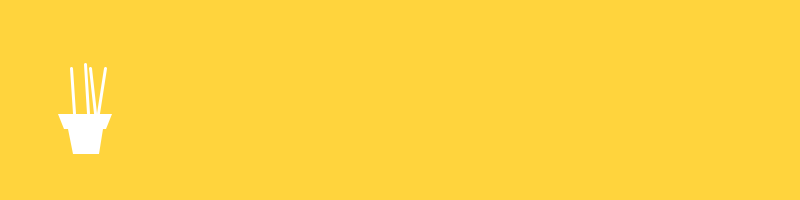
Frame 1 (no input)
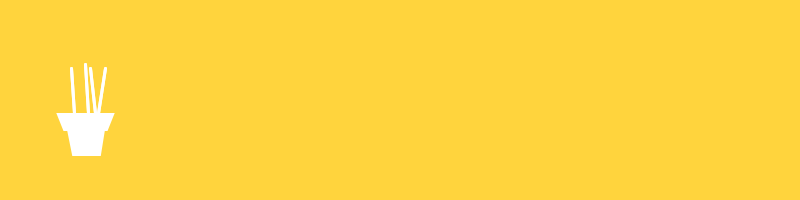
Frame 2 (the mouse pressed at the canvas centre, redrawn once)

The Processing sketch that drew these frames (run headless with seeded random() and noise(); the mouse was pressed at the canvas centre and the sketch redrawn once):

// Processing sketch: processing_90759
// ── processing_90759.pde

void setup () {
  size (800,200);
  background (#ffd43d);
  noStroke();
  smooth();
}

void draw() {
  noLoop();
  pot();
  plant();
}

int x = -150;
int y = -100;

void pot () {
  pushMatrix();
  translate(x,y);
  fill(255);
  quad (208,214, 262,214, 256,229, 214,229);
  quad (218,229, 223,254, 249,254, 253,229);
  popMatrix();
}

void plant () {
  pushMatrix();
  translate(x,y);
  stroke(255);
  strokeWeight(3);
  line (221,168,224,213);
  line (235,164,238,213);
  line (255,168,248,213);
  line (240,168,245,213);
  popMatrix();
}
